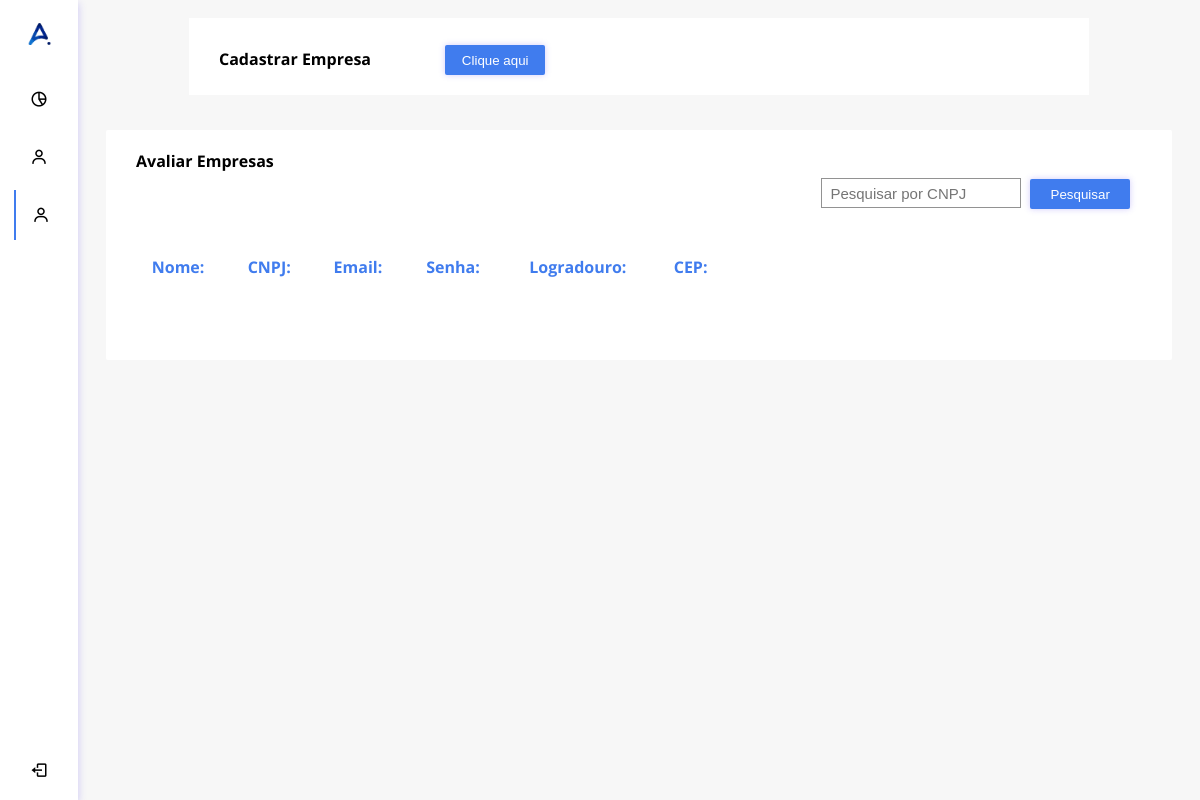
Before: /Anpere/AreaRestrita-adm/AvaliarEmpresa.php?cnpj=59416151000178 with the older database file.
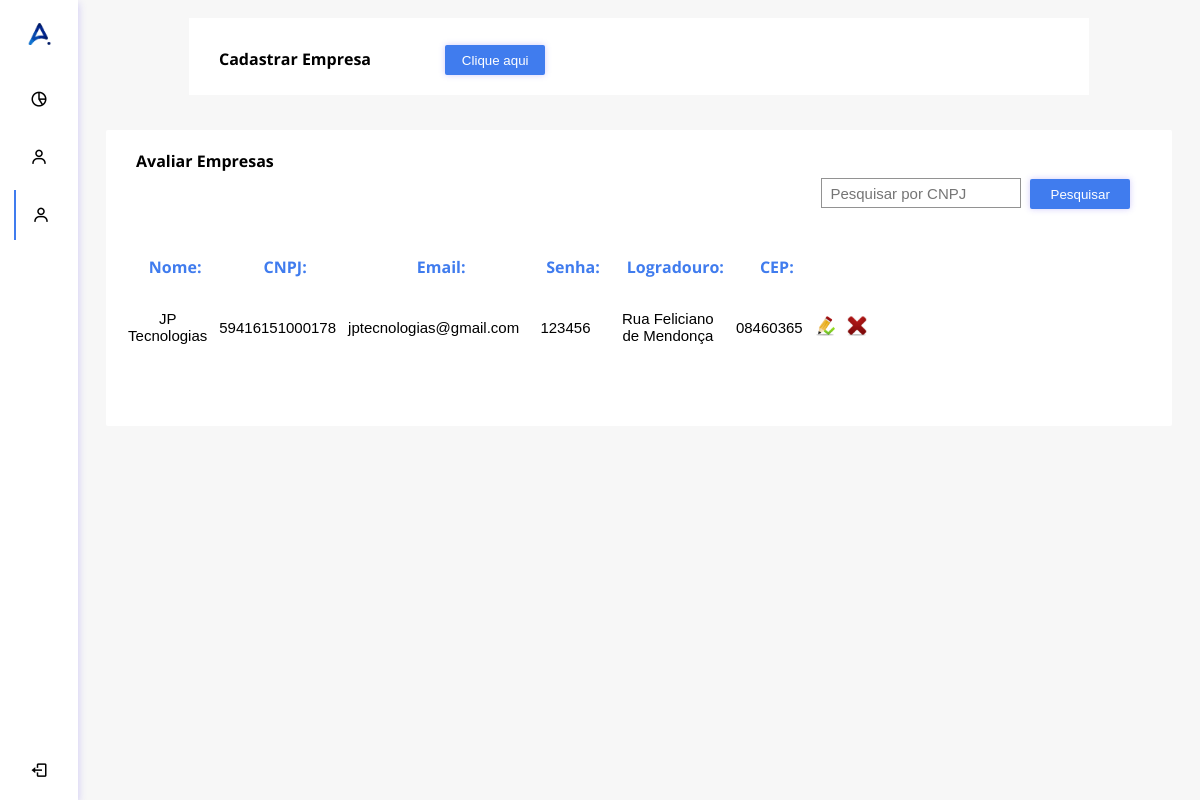
After: the same page with the newer database file.
### tables this page shows
CREATE TABLE `tbempresa` (
  `idEmpresa` int(11) NOT NULL,
  `nomeEmpresa` varchar(50) NOT NULL DEFAULT '0',
  `emailEmpresa` varchar(150) NOT NULL DEFAULT '0',
  `senhaEmpresa` varchar(50) NOT NULL DEFAULT '0',
  `cnpjEmpresa` varchar(14) NOT NULL DEFAULT '0',
  `logradouroEmpresa` varchar(100) NOT NULL,
  `numEndEmpresa` int(11) NOT NULL,
  `cepEmpresa` varchar(15) NOT NULL,
  `bairroEmpresa` text NOT NULL,
  `cidadeEmpresa` text NOT NULL,
  `estadoEmpresa` text NOT NULL,
  `disponibilidade` tinyint(1) NOT NULL,
  `nivel_acesso` int(1) NOT NULL,
  `idCategoria` int(11) NOT NULL
);

### Anpere/AreaRestrita-adm/AvaliarEmpresa.php (the view, shortened to what this page needs)
<!DOCTYPE html>
<html lang="en">
<head>
    <link rel="stylesheet" href="../resources/css/adm.css" media="screen">
    <link href='https://unpkg.com/boxicons@2.0.7/css/boxicons.min.css' rel='stylesheet'>
</head>
<body>
<div class="sidebar">
    <div class="logo-details">
        <center> <img src="../resources/images/LogoAnpere.png" width="50%"> </center>
    </div>
    <li>
       <a href="indexAreaRestrita.php">
         <i class='bx bx-pie-chart-alt-2' ></i>
       </a>
     </li>
      <li>
       <a href="AvaliarCliente.php">
         <i class='bx bx-user' ></i>
       </a>
     </li>
     <li>
        <a class="selecionado" href="AvaliarEmpresa.php">
          <i class='bx bx-user' ></i>
        </a>
      </li>
     <li class="profile">
         <a href="../Session/destruirSessao.php?pagina=Login-Adm.php"><i class='bx bx-log-out' id="log_out" ></i></a>
     </li>
  </div>
  <section class="home-section">
  <br>
     <div class="LadoDireito">
     <div class="container">
<p> Cadastrar Empresa <a href="Cadastro-Empresa.php"> <button onclick="redirectPage()">Clique aqui</button> </a> </p>
</div>
</div>
<div class="container2">
<div class="LadoDireito">
<form action="PesquisarCnpj.php" method="POST"><p> Avaliar Empresas <input name="txtCnpj" type="number" placeholder="  Pesquisar por CNPJ" class="input">
        <button type="submit">Pesquisar</button> </p>  </form>
    <table>
        <tr>
            <th class="th">Nome:</th>
            <th class="th cnpj">CNPJ:</th>
            <th class="th email">Email:</th>
            <th class="th senha">Senha:</th>
            <th class="th logradouro">Logradouro:</th>
            <th class="th cep">CEP:</th>
</tr>
    <?php
    $pdo = Connection::GET_PDO();
    if(empty($_GET["cnpj"])){
    try {
        $stmt = $pdo -> prepare("select * from tbEmpresa");
        $stmt -> execute();
        while($row = $stmt->fetch(PDO::FETCH_BOTH)){
            $CNPJ = $row['cnpjEmpresa'];
            echo('<tr>');
           echo('<td>'); print $row['nomeEmpresa']; echo('</td>');
           echo('<td class="cnpj">'); print $row['cnpjEmpresa']; echo('</td>');
           echo('<td class="email">'); print $row['emailEmpresa']; echo('</td>');
           echo('<td class="senha">'); print $row['senhaEmpresa']; echo('</td>');
           echo('<td class="logradouro">'); print $row['logradouroEmpresa']; echo('</td>');
           echo('<td class="estado">'); print $row['estadoEmpresa']; echo('</td>');
           echo('<td class="cidade">'); print $row['cidadeEmpresa']; echo('</td>');
           echo('<td class="bairro">'); print $row['bairroEmpresa']; echo('</td>');
           echo('<td class="cep">'); print $row['cepEmpresa']; echo('</td>');
           echo('<td class="numero">'); print $row['numEndEmpresa']; echo('</td>');
           echo('</tr>');
        };
    } catch (PDOException $e) {
        print "Erro: " . $e->getMessage();
    }
  }
  else {
    $cnpj = $_GET["cnpj"];
    $stmt = $pdo -> prepare("select * from tbEmpresa where cnpjEmpresa = '$cnpj'");
    $stmt -> execute();
    while($row = $stmt->fetch(PDO::FETCH_BOTH)){
        $CNPJ = $row['cnpjEmpresa'];
        echo('<tr>');
       echo('<td>'); print $row['nomeEmpresa']; echo('</td>');
       echo('<td class="cnpj">'); print $row['cnpjEmpresa']; echo('</td>');
       echo('<td class="email">'); print $row['emailEmpresa']; echo('</td>');
       echo('<td class="senha">'); print $row['senhaEmpresa']; echo('</td>');
       echo('<td class="logradouro">'); print $row['logradouroEmpresa']; echo('</td>');
       echo('<td class="cep">'); print $row['cepEmpresa']; echo('</td>');
       echo('<td class="icone"> <a href="alteraçãoEmpresa.php?cnpj='.$CNPJ.'"><img src="../images/editar.png"></a> </td>');
       echo('<td class="icone"> <a href="excluirEmpresa.php?cnpj='.$CNPJ.'"> <img src="../images/excluir.jpg"> </a> </td>');
       echo('</tr>');
    };
  }
    ?>
</table>
</div>
</div>
</body>
</html>

### Anpere/resources/css/adm.css (style rules this page uses)
table tr th { font-family: 'Open Sans',sans-serif; color: #407cee; font-weight: bold; padding-left: 25px; padding-bottom: 30px; }
table tr td { text-align: center; font-family: 'Open Sanas',sans-serif; font-size: 15px; padding-left: 10px; padding-bottom: 30px; }
table { width: 900px; margin-left: 10px; margin-top: 50px; }
.container { width: 95%; margin: auto; background-color: white; margin-bottom: 10px; }
.container2 { width: 95%; margin: auto; background-color: white; border-radius: 2px; }
.LadoDireito { border-radius: 5px; padding-bottom: 50px; width: 100%; }
.LadoDireito p { background-color: white; width: 99%; margin-left: 10px; margin-bottom: -25px; font-family: 'Open Sans',sans-serif; font-weight: bold; padding: 20px; }
.icone img { width: 20px; }
* { margin: 0; padding: 0; box-sizing: border-box; font-family: "Poppins" , sans-serif; }
.sidebar { position: fixed; left: 0; top: 0; height: 100%; width: 78px; background: #fff; padding: 6px 14px; z-index: 99; box-shadow: 0 0.2rem 0.5rem #4f36ef41; }
.sidebar .logo-details { height: 60px; display: flex; align-items: center; position: relative; }
.sidebar i { color: #000000; height: 60px; min-width: 50px; font-size: 28px; text-align: center; line-height: 60px; }
.sidebar li { position: relative; margin: 8px 0; list-style: none; }
.sidebar li a { display: flex; height: 100%; width: 100%; align-items: center; text-decoration: none; background: #fff; }
.sidebar li .selecionado { border-left: 2px solid #407cee; }
.sidebar li i { height: 50px; line-height: 50px; font-size: 18px; border-radius: 12px; }
.sidebar li.profile { position: fixed; height: 60px; width: 78px; left: 0; bottom: -8px; padding: 10px 14px; background: #fff; overflow: hidden; }
.sidebar .profile #log_out { position: absolute; top: 50%; right: 0; transform: translateY(-50%); background: #fff; width: 100%; height: 60px; line-height: 60px; border-radius: 0px; }
.home-section { position: relative; background: rgb(247, 247, 247); min-height: 100vh; top: 0; left: 78px; width: calc(100% - 78px); z-index: 2; }
@media screen and (max-width: 1320px) { .container { width: 900px; } }
@media screen and (max-width: 1320px) { table { width: 600px; } }
.LadoDireito input { border: 0.2px solid rgb(146, 146, 146); outline: none; background: none; width: 200px; height: 30px; font-size: 15px; margin-left: 685px; }
.LadoDireito button { color: white; border: none; border-radius: 2px; background-color: #407cee; width: 100px; height: 30px; margin-top: 7px; margin-left: 5px; transition: 0.2s; box-shadow: 0 0rem 0.4rem #4f36ef41; }
.container button { margin-left: 70px; }
.container p { background-color: white; width: 95%; margin-left: 10px; margin-bottom: -25px; font-family: 'Open Sans',sans-serif; font-weight: bold; padding: 20px; }

Changed rows visible on the page:
added tbempresa: nomeEmpresa "JP Tecnologias", cnpjEmpresa "59416151000178", emailEmpresa "jptecnologias@gmail.com", senhaEmpresa "123456", logradouroEmpresa "Rua Feliciano de Mendonça", cepEmpresa "08460365"
